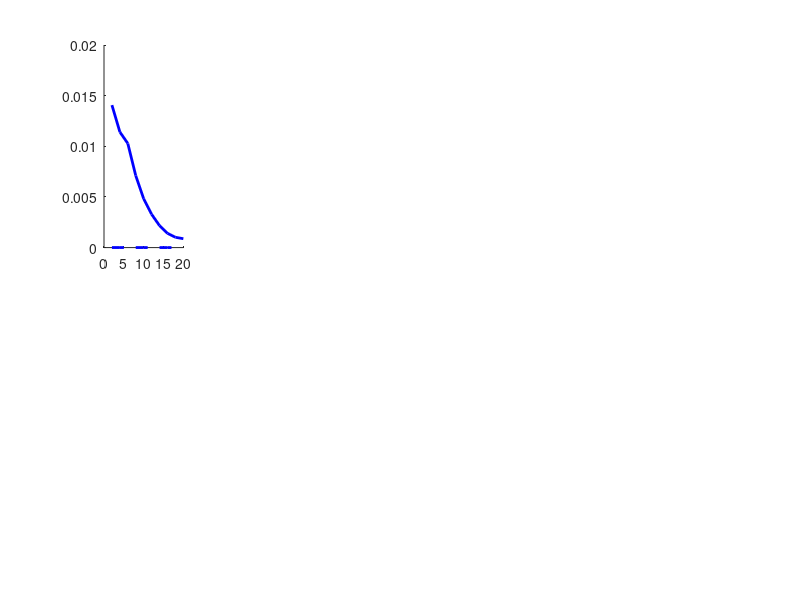

This figure's MATLAB source: (Note: this script raises an error after producing the figure.)
%From "A biophysical model of striatal microcircuits suggests delta/theta-rhythmically interleaved gamma and beta
% oscillations mediate periodicity in motor control"
%Julia A. K. Chartove, Michelle M. McCarthy, Benjamin R. Pittman-Polletta, Nancy J. Kopell
%Department of Mathematics & Statistics, Boston University, Boston, MA
%
%FSI network rhythms are robust to noise and heterogeneity.
%Power and frequency of selta/theta and gamma rhythms in FSI network mean voltage as a function of 
%(A) noise frequency, 
%(B) noise amplitude, 
%(C) heterogeneity in leak current conductance, 
%(D) heterogeneity in potassium D current conductance, and 
%(E) heterogeneity in applied current. 
%For heterogeneity values, 0 represents completely
%uniform values and 1 represents a level of heterogeneity where values vary between zero
%and twice the default value. Default leak current conductance is 0.25 nS and default D
%current conductance is 6 nS; default applied current is 7 mA=cm2 for low DA and 14
%mA=cm2 for high DA. The parameters not being varied in plots A-C are held at either
%the high DA values (solid lines, Iapp = 14 muA=cm2, ggap = 0.3 nS, gsyn = 0.005 nS) or
%the low DA values (dotted lines, Iapp = 7 muA=cm2, ggap = 0.15 nS, gsyn = 0.1 nS),
%according to the legend. The solid line represents the mean value over 10 simulations
%per point. Shading represents standard deviation from these means. Power spectra are
%derived using Thomson’s multitaper power spectral density (PSD) estimate (MATLAB function pmtm).
%
%input matrices should be 10 columns, number of rows = length of x axis

load('example_data/figs2')

figure

%(A) noise frequency
noise_rate_plot_theta = subplot(2,5,1);
hold(noise_rate_plot_theta,'on');

plot(noise_rate,mean(noise_rate_hi_DA_theta'),'b','LineWidth',2,'DisplayName','\delta/\theta power (high DA)');
plot(noise_rate,mean(noise_rate_lo_DA_theta'),'--b','LineWidth',2,'DisplayName','\delta/\theta power (low DA)');
errorghost(noise_rate_hi_DA_theta',noise_rate,'b');
errorghost(noise_rate_lo_DA_theta',noise_rate,'b');
ylabel('Delta/theta spectral power');
set(gca, 'YScale', 'log')
xlabel('Poisson noise rate (kHz)');
axis(noise_rate_plot_theta,'tight');
ylim([0.000001 0.02]);

yyaxis right
plt = gca;
plt.YAxis(2).Color = 'r';

plot(noise_rate,mean(noise_rate_hi_DA_tfreq'),'r','LineWidth',2,'DisplayName','\delta/\theta freq. (high DA)');
plot(noise_rate,mean(noise_rate_lo_DA_tfreq'),'--r','LineWidth',2,'DisplayName','\delta/\theta freq. (low DA)');
errorghost(noise_rate_hi_DA_tfreq',noise_rate,'r');
errorghost(noise_rate_lo_DA_tfreq',noise_rate,'r');
ylim([0 10])

noise_amp_plot_gamma = subplot(2,5,7);
hold(noise_amp_plot_gamma,'on');

noise_amp_hi_DA_gamma = reshape(noise_amp_hi_DA_gamma,length(noise_amp),20);
noise_amp_lo_DA_gamma = reshape(noise_amp_lo_DA_gamma,length(noise_amp),20);
noise_amp_hi_DA_gfreq = reshape(noise_amp_hi_DA_gfreq,length(noise_amp),20);
noise_amp_lo_DA_gfreq = reshape(noise_amp_lo_DA_gfreq,length(noise_amp),20);

noise_amp_hi_DA_theta = reshape(noise_amp_hi_DA_theta,length(noise_amp),20);
noise_amp_lo_DA_theta = reshape(noise_amp_lo_DA_theta,length(noise_amp),20);
noise_amp_hi_DA_tfreq = reshape(noise_amp_hi_DA_tfreq,length(noise_amp),20);
noise_amp_lo_DA_tfreq = reshape(noise_amp_lo_DA_tfreq,length(noise_amp),20);


plot(noise_amp,mean(noise_amp_hi_DA_gamma'),'b','LineWidth',2,'DisplayName','\gamma power (high DA)');
plot(noise_amp,mean(noise_amp_lo_DA_gamma'),'--b','LineWidth',2,'DisplayName','\gamma power (low DA)');
errorghost(noise_amp_hi_DA_gamma',noise_amp,'b');
errorghost(noise_amp_lo_DA_gamma',noise_amp,'b');

set(gca, 'YScale', 'log')
xlabel('Poisson noise amplitude');
axis(noise_amp_plot_gamma,'tight');
ylim([0.000001 0.06]);

yyaxis right
plt = gca;
plt.YAxis(2).Color = 'r';

plot(noise_amp,mean(noise_amp_hi_DA_gfreq'),'r','LineWidth',2,'DisplayName','\gamma freq. (high DA)');
plot(noise_amp,mean(noise_amp_lo_DA_gfreq'),'--r','LineWidth',2,'DisplayName','\gamma freq. (low DA)');
errorghost(noise_amp_hi_DA_gfreq',noise_amp,'r');
errorghost(noise_amp_lo_DA_gfreq',noise_amp,'r');
legend('Location','best')
ylim([40 100])

%(B) noise amplitude
noise_amp_plot_theta = subplot(2,5,2);
hold(noise_amp_plot_theta,'on');

plot(noise_amp,mean(noise_amp_hi_DA_theta'),'b','LineWidth',2,'DisplayName','\delta/\theta power (high DA)');
plot(noise_amp,mean(noise_amp_lo_DA_theta'),'--b','LineWidth',2,'DisplayName','\delta/\theta power (low DA)');
errorghost(noise_amp_hi_DA_theta',noise_amp,'b');
errorghost(noise_amp_lo_DA_theta',noise_amp,'b');

set(gca, 'YScale', 'log')
xlabel('Poisson noise amplitude');
axis(noise_amp_plot_theta,'tight');
ylim([0.000001 0.02]);

yyaxis right
plt = gca;
plt.YAxis(2).Color = 'r';

plot(noise_amp,mean(noise_amp_hi_DA_tfreq'),'r','LineWidth',2,'DisplayName','\delta/\theta freq. (high DA)');
plot(noise_amp,mean(noise_amp_lo_DA_tfreq'),'--r','LineWidth',2,'DisplayName','\delta/\theta freq. (low DA)');
errorghost(noise_amp_hi_DA_tfreq',noise_amp,'r');
errorghost(noise_amp_lo_DA_tfreq',noise_amp,'r');
legend('Location','best')
ylim([0 10])


noise_rate_plot_gamma = subplot(2,5,6);
hold(noise_rate_plot_gamma,'on');

noise_rate_hi_DA_gamma = reshape(noise_rate_hi_DA_gamma,length(noise_rate),20);
noise_rate_lo_DA_gamma = reshape(noise_rate_lo_DA_gamma,length(noise_rate),20);
noise_rate_hi_DA_gfreq = reshape(noise_rate_hi_DA_gfreq,length(noise_rate),20);
noise_rate_lo_DA_gfreq = reshape(noise_rate_lo_DA_gfreq,length(noise_rate),20);

noise_rate_hi_DA_theta = reshape(noise_rate_hi_DA_theta,length(noise_rate),20);
noise_rate_lo_DA_theta = reshape(noise_rate_lo_DA_theta,length(noise_rate),20);
noise_rate_hi_DA_tfreq = reshape(noise_rate_hi_DA_tfreq,length(noise_rate),20);
noise_rate_lo_DA_tfreq = reshape(noise_rate_lo_DA_tfreq,length(noise_rate),20);

plot(noise_rate,mean(noise_rate_hi_DA_gamma'),'b','LineWidth',2,'DisplayName','\gamma power (high DA)');
plot(noise_rate,mean(noise_rate_lo_DA_gamma'),'--b','LineWidth',2,'DisplayName','\gamma power (low DA)');
errorghost(noise_rate_hi_DA_gamma',noise_rate,'b');
errorghost(noise_rate_lo_DA_gamma',noise_rate,'b');
ylabel('Gamma spectral power');
set(gca, 'YScale', 'log')
xlabel('Poisson noise rate (kHz)');
axis(noise_rate_plot_gamma,'tight');
ylim([0.000001 0.06]);

yyaxis right
plt = gca;
plt.YAxis(2).Color = 'r';

plot(noise_rate,mean(noise_rate_hi_DA_gfreq'),'r','LineWidth',2,'DisplayName','\gamma freq. (high DA)');
plot(noise_rate,mean(noise_rate_lo_DA_gfreq'),'--r','LineWidth',2,'DisplayName','\gamma freq. (low DA)');
errorghost(noise_rate_hi_DA_gfreq',noise_rate,'r');
errorghost(noise_rate_lo_DA_gfreq',noise_rate,'r');
ylim([40 100])


%(C) heterogeneity in leak current conductance
gl_het_plot_gamma = subplot(2,5,8);
hold(gl_het_plot_gamma,'on');

gl_het_hi_DA_gamma = reshape(gl_het_hi_DA_gamma,length(gl),20);
gl_het_lo_DA_gamma = reshape(gl_het_lo_DA_gamma,length(gl),20);
gl_het_hi_DA_gfreq = reshape(gl_het_hi_DA_gfreq,length(gl),20);
gl_het_lo_DA_gfreq = reshape(gl_het_lo_DA_gfreq,length(gl),20);

gl_het_hi_DA_theta = reshape(gl_het_hi_DA_theta,length(gl),20);
gl_het_lo_DA_theta = reshape(gl_het_lo_DA_theta,length(gl),20);
gl_het_hi_DA_tfreq = reshape(gl_het_hi_DA_tfreq,length(gl),20);
gl_het_lo_DA_tfreq = reshape(gl_het_lo_DA_tfreq,length(gl),20);

plot(gl,mean(gl_het_hi_DA_gamma'),'b','LineWidth',2,'DisplayName','\gamma power (high DA)');
plot(gl,mean(gl_het_lo_DA_gamma'),'--b','LineWidth',2,'DisplayName','\gamma power (low DA)');
errorghost(gl_het_hi_DA_gamma',gl,'b');
errorghost(gl_het_lo_DA_gamma',gl,'b');

set(gca, 'YScale', 'log')
xlabel('Heterogeneity in g_l');
axis(gl_het_plot_gamma,'tight');
ylim([0.000001 0.06]);

yyaxis right
plt = gca;
plt.YAxis(2).Color = 'r';

plot(gl,mean(gl_het_hi_DA_gfreq'),'r','LineWidth',2,'DisplayName','\gamma freq. (high DA)');
plot(gl,mean(gl_het_lo_DA_gfreq'),'--r','LineWidth',2,'DisplayName','\gamma freq. (low DA)');
errorghost(gl_het_hi_DA_gfreq',gl,'r');
errorghost(gl_het_lo_DA_gfreq',gl,'r');
ylim([40 100])

gl_het_plot_theta = subplot(2,5,3);
hold(gl_het_plot_theta,'on');

plot(gl,mean(gl_het_hi_DA_theta'),'b','LineWidth',2,'DisplayName','\delta/\theta power (high DA)');
plot(gl,mean(gl_het_lo_DA_theta'),'--b','LineWidth',2,'DisplayName','\delta/\theta power (low DA)');
errorghost(gl_het_hi_DA_theta',gl,'b');
errorghost(gl_het_lo_DA_theta',gl,'b');

set(gca, 'YScale', 'log')
xlabel('Heterogeneity in g_L');
axis(gl_het_plot_theta,'tight');
ylim([0.000001 0.02]);

yyaxis right
plt = gca;
plt.YAxis(2).Color = 'r';

plot(gl,mean(gl_het_hi_DA_tfreq'),'r','LineWidth',2,'DisplayName','\delta/\theta freq. (high DA)');
plot(gl,mean(gl_het_lo_DA_tfreq'),'--r','LineWidth',2,'DisplayName','\delta/\theta freq. (low DA)');
errorghost(gl_het_hi_DA_tfreq',gl,'r');
errorghost(gl_het_lo_DA_tfreq',gl,'r');
ylim([0 10])


%(D) heterogeneity in potassium D current conductance
gd_het_plot_gamma = subplot(2,5,9);
hold(gd_het_plot_gamma,'on');

gd_het_hi_DA_gamma = reshape(gd_het_hi_DA_gamma,length(gd),20);
gd_het_lo_DA_gamma = reshape(gd_het_lo_DA_gamma,length(gd),20);
gd_het_hi_DA_gfreq = reshape(gd_het_hi_DA_gfreq,length(gd),20);
gd_het_lo_DA_gfreq = reshape(gd_het_lo_DA_gfreq,length(gd),20);

gd_het_hi_DA_theta = reshape(gd_het_hi_DA_theta,length(gd),20);
gd_het_lo_DA_theta = reshape(gd_het_lo_DA_theta,length(gd),20);
gd_het_hi_DA_tfreq = reshape(gd_het_hi_DA_tfreq,length(gd),20);
gd_het_lo_DA_tfreq = reshape(gd_het_lo_DA_tfreq,length(gd),20);

plot(tonic,mean(gd_het_hi_DA_gamma'),'b','LineWidth',2,'DisplayName','\gamma power (high DA)');
plot(tonic,mean(gd_het_lo_DA_gamma'),'--b','LineWidth',2,'DisplayName','\gamma power (low DA)');
errorghost(gd_het_hi_DA_gamma',gd,'b');
errorghost(gd_het_lo_DA_gamma',gd,'b');

set(gca, 'YScale', 'log')
xlabel('Heterogeneity in g_d');
axis(gd_het_plot_gamma,'tight');
ylim([0.000001 0.06]);

yyaxis right
plt = gca;
plt.YAxis(2).Color = 'r';

plot(gd,mean(gd_het_hi_DA_gfreq'),'r','LineWidth',2,'DisplayName','\gamma freq. (high DA)');
plot(gd,mean(gd_het_lo_DA_gfreq'),'--r','LineWidth',2,'DisplayName','\gamma freq. (low DA)');
errorghost(gd_het_hi_DA_gfreq',gd,'r');
errorghost(gd_het_lo_DA_gfreq',gd,'r');
ylim([40 100])

gd_het_plot_theta = subplot(2,5,4);
hold(gd_het_plot_theta,'on');

plot(gd,mean(gd_het_hi_DA_theta'),'b','LineWidth',2,'DisplayName','\delta/\theta power (high DA)');
plot(gd,mean(gd_het_lo_DA_theta'),'--b','LineWidth',2,'DisplayName','\delta/\theta power (low DA)');
errorghost(gd_het_hi_DA_theta',gd,'b');
errorghost(gd_het_lo_DA_theta',gd,'b');

set(gca, 'YScale', 'log')
xlabel('Heterogeneity in g_d');
axis(gd_het_plot_theta,'tight');
ylim([0.000001 0.02]);

yyaxis right
plt = gca;
plt.YAxis(2).Color = 'r';

plot(gd,mean(gd_het_hi_DA_tfreq'),'r','LineWidth',2,'DisplayName','\delta/\theta freq. (high DA)');
plot(gd,mean(gd_het_lo_DA_tfreq'),'--r','LineWidth',2,'DisplayName','\delta/\theta freq. (low DA)');
errorghost(gd_het_hi_DA_tfreq',gd,'r');
errorghost(gd_het_lo_DA_tfreq',gd,'r');
ylim([0 10])

%(E) heterogeneity in applied current
tonic_het_plot_gamma = subplot(2,5,10);
hold(tonic_het_plot_gamma,'on');

tonic_het_hi_DA_gamma = reshape(tonic_het_hi_DA_gamma,length(tonic),20);
tonic_het_lo_DA_gamma = reshape(tonic_het_lo_DA_gamma,length(tonic),20);
tonic_het_hi_DA_gfreq = reshape(tonic_het_hi_DA_gfreq,length(tonic),20);
tonic_het_lo_DA_gfreq = reshape(tonic_het_lo_DA_gfreq,length(tonic),20);

tonic_het_hi_DA_theta = reshape(tonic_het_hi_DA_theta,length(tonic),20);
tonic_het_lo_DA_theta = reshape(tonic_het_lo_DA_theta,length(tonic),20);
tonic_het_hi_DA_tfreq = reshape(tonic_het_hi_DA_tfreq,length(tonic),20);
tonic_het_lo_DA_tfreq = reshape(tonic_het_lo_DA_tfreq,length(tonic),20);

plot(tonic,mean(tonic_het_hi_DA_gamma'),'b','LineWidth',2,'DisplayName','\gamma power (high DA)');
plot(tonic,mean(tonic_het_lo_DA_gamma'),'--b','LineWidth',2,'DisplayName','\gamma power (low DA)');
errorghost(tonic_het_hi_DA_gamma',tonic,'b');
errorghost(tonic_het_lo_DA_gamma',tonic,'b');

set(gca, 'YScale', 'log')
xlabel('Heterogeneity in I_{app}');
axis(tonic_het_plot_gamma,'tight');
ylim([0.000001 0.06]);

yyaxis right
plt = gca;
plt.YAxis(2).Color = 'r';

plot(tonic,mean(tonic_het_hi_DA_gfreq'),'r','LineWidth',2,'DisplayName','\gamma freq. (high DA)');
plot(tonic,mean(tonic_het_lo_DA_gfreq'),'--r','LineWidth',2,'DisplayName','\gamma freq. (low DA)');
errorghost(tonic_het_hi_DA_gfreq',tonic,'r');
errorghost(tonic_het_lo_DA_gfreq',tonic,'r');
ylabel('Gamma frequency (Hz)');
ylim([40 100])

tonic_het_plot_theta = subplot(2,5,5);
hold(tonic_het_plot_theta,'on');

plot(tonic,mean(tonic_het_hi_DA_theta'),'b','LineWidth',2,'DisplayName','\delta/\theta power (high DA)');
plot(tonic,mean(tonic_het_lo_DA_theta'),'--b','LineWidth',2,'DisplayName','\delta/\theta power (low DA)');
errorghost(tonic_het_hi_DA_theta',tonic,'b');
errorghost(tonic_het_lo_DA_theta',tonic,'b');
set(gca, 'YScale', 'log')
xlabel('Heterogeneity in I_{app}');
axis(tonic_het_plot_theta,'tight');
ylim([0.000001 0.02]);

yyaxis right
plt = gca;
plt.YAxis(2).Color = 'r';

plot(tonic,mean(tonic_het_hi_DA_tfreq'),'r','LineWidth',2,'DisplayName','\delta/\theta freq. (high DA)');
plot(tonic,mean(tonic_het_lo_DA_tfreq'),'--r','LineWidth',2,'DisplayName','\delta/\theta freq. (low DA)');
errorghost(tonic_het_hi_DA_tfreq',tonic,'r');
errorghost(tonic_het_lo_DA_tfreq',tonic,'r');
ylabel('Delta/theta frequency (Hz)');
ylim([0 10])

supersizeme(2)